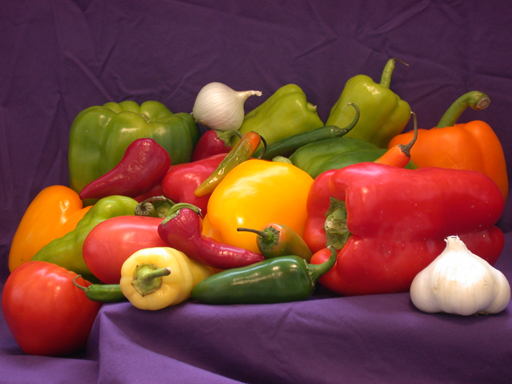
%> input picture tutorial1_images/peppers.png, 512 x 384 px
$ octave exercise_03.m   (GNU Octave 9; MATLAB toolbox functions it lacks are replaced by stand-ins)
%> lines starting %> are read from the running program, lines starting %| are printed output that depends on the picture
filepath = 'C:\Users\Ethel\Documents\MATLAB\tutorials\tutorial1_images\';
filepath_I1 = imread(strcat(filepath,'peppers.png'));
%> filepath_I1 is the input picture: size 384x512x3 uint8; mean R, G, B 120.8, 66.4, 57.6
filepath_I2 = imread(strcat(filepath,'peppers.gif'));
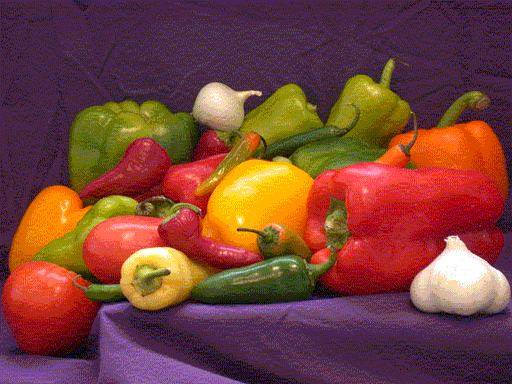
%> input picture peppers.gif, 512 x 384 px
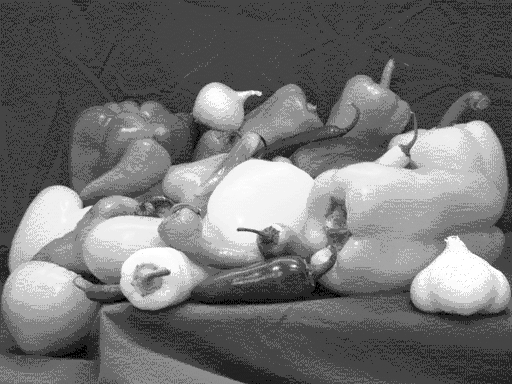
%> filepath_I2: size 384x512 uint8; min 0, max 255, mean 113.7
filepath_I3 = imread(strcat(filepath,'peppers.tif'));
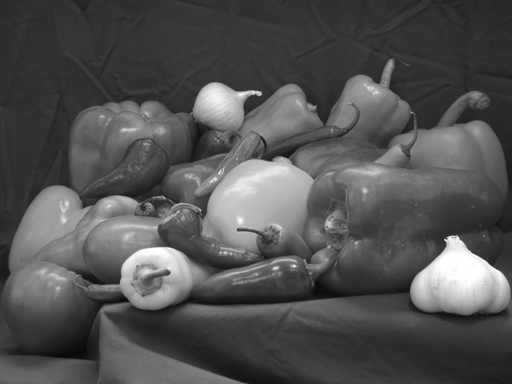
%> input picture tutorial1_images/peppers.tif, 512 x 384 px
%> filepath_I3 is the input picture: size 384x512 uint8; min 8, max 255, mean 81.8

% filepath_I1 = 'peppers.png';
% filepath_I2 = 'peppers.gif';
% filepath_I3 = 'peppers.tif';

subplot(3,3,1);
image(filepath_I1);
subplot(3,3,2);
imagesc(filepath_I1);
subplot(3,3,3);
imshow(filepath_I1);

subplot(3,3,4);
image(filepath_I2);
subplot(3,3,5);
imagesc(filepath_I2);
subplot(3,3,6);
imshow(filepath_I2);

subplot(3,3,7);
image(filepath_I3);
subplot(3,3,8);
imagesc(filepath_I3);
subplot(3,3,9);
imshow(filepath_I3);
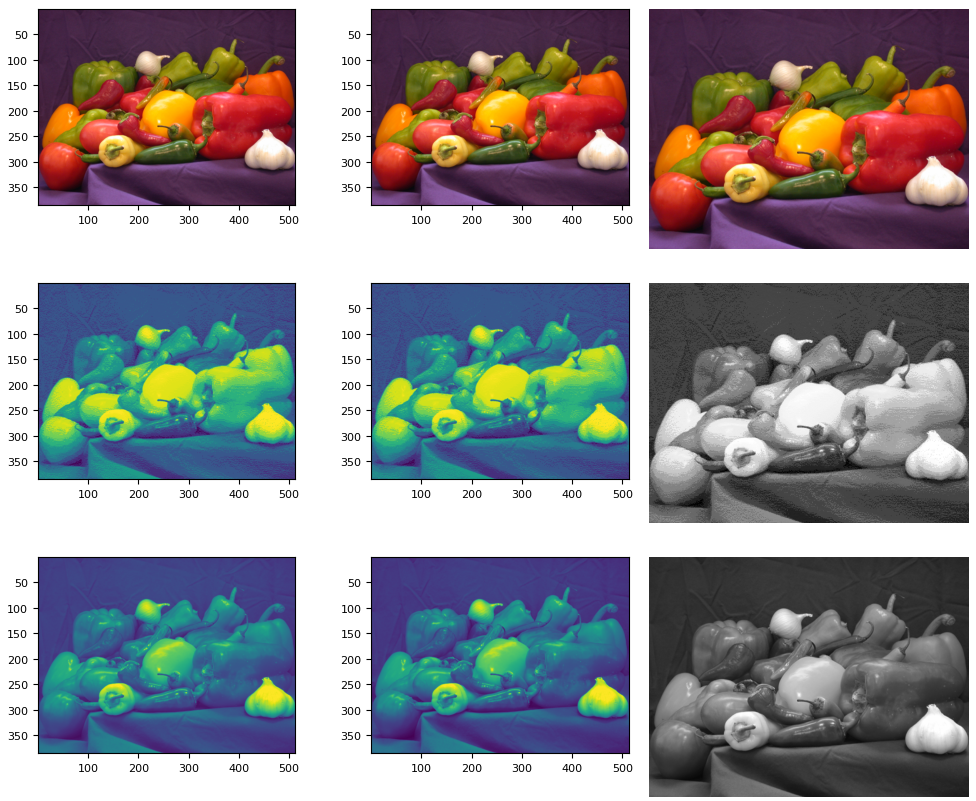
%> figure redrawn from the program's plot data, 9 panels

% [6 lines of commented-out code are left out]
